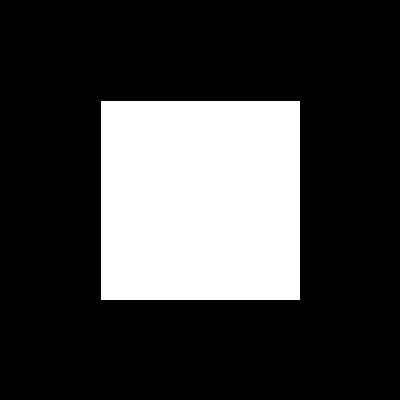
Frame 1 (no input)
Frame 2 (the mouse pressed at the canvas centre, redrawn once): identical to frame 1, image omitted

The Processing sketch that drew this single still picture (run headless with seeded random() and noise(); the mouse was pressed at the canvas centre and the sketch redrawn once):

// Processing sketch: processing_96560
// ── processing_96560.pde

void setup() {
  size(400, 400);
  smooth();
  rectMode(CENTER);
  background(0);
  noLoop();
}

void draw() {
    drawShape();
}

void drawShape(){  
   rect(width/2, height/2, 200, 200);
}
